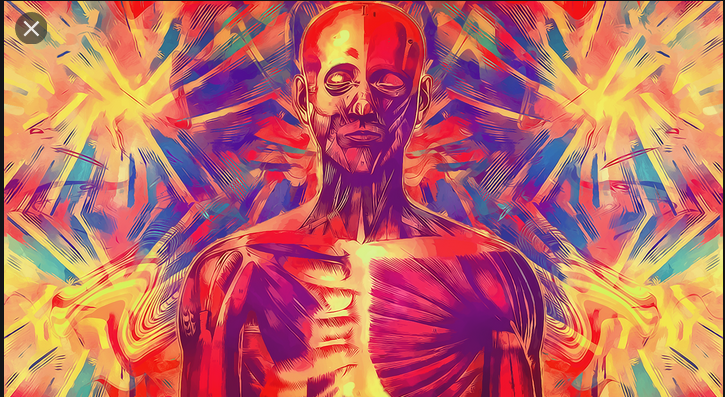
#> input picture Entrega1/Cores2.png, 725 x 397 px
$ python ponto4_2.py
#> lines starting #> are read from the running program, lines starting #| are printed output that depends on the picture

import sys
from random import randint
import cv2 as cv


def main(argv):
    ## [variables]
    # First we declare the variables we are going to use
    borderType = cv.BORDER_CONSTANT
    window_name = "copyMakeBorder Demo"
    ## [variables]
    ## [load]
    imageName = argv[0] if len(argv) > 0 else 'Cores2.png'

    # Loads an image
    src = cv.imread(cv.samples.findFile(imageName), cv.IMREAD_COLOR)
#> src is the input picture: shape (397, 725, 3); mean B, G, R 101.6, 106, 189.7

    # Check if image is loaded fine
    if src is None:
        print ('Error opening image!')
        print ('Usage: copy_make_border.py [image_name -- default lena.jpg] \n')
        return -1
    ## [load]
    # Brief how-to for this program
    print ('\n'
           '\t 	 copyMakeBorder Demo: \n'
           '	 -------------------- \n'
           ' ** Press \'c\' to set the border to a random constant value \n'
           ' ** Press \'r\' to set the border to be replicated \n'
           ' ** Press \'ESC\' to exit the program ')
    ## [create_window]
    cv.namedWindow(window_name, cv.WINDOW_AUTOSIZE)
    ## [create_window]
    ## [init_arguments]
    # Initialize arguments for the filter
    top = int(0.05 * src.shape[0])  # shape[0] = rows
#> top = 19
    bottom = top
#> bottom = 19
    left = int(0.05 * src.shape[1])  # shape[1] = cols
#> left = 36
    right = left
#> right = 36
    ## [init_arguments]
    while 1:
        ## [update_value]
        value = [randint(0, 255), randint(0, 255), randint(0, 255)]
        ## [update_value]
        ## [copymakeborder]
        dst = cv.copyMakeBorder(src, top, bottom, left, right, borderType, None, value)
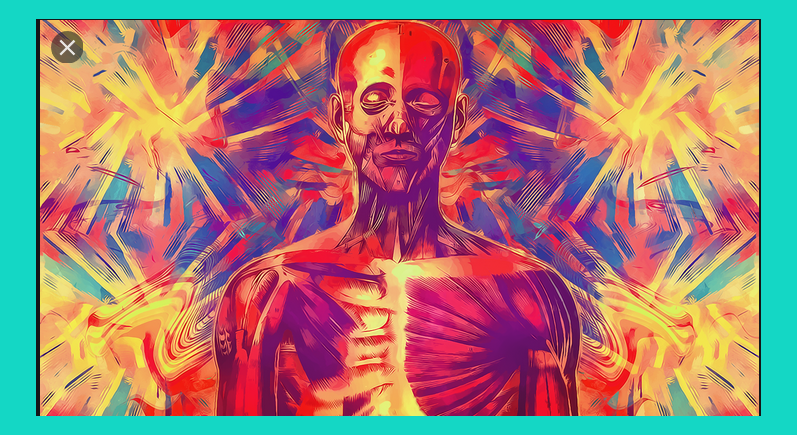
#> dst: shape (435, 797, 3); mean B, G, R 117.8, 124.5, 160.9
        ## [copymakeborder]
        ## [display]
        cv.imshow(window_name, dst)
        ## [display]
        ## [check_keypress]
        c = cv.waitKey(500)
#> (key Esc is pressed here)

        if c == 27:
            break
        elif c == 99: # 99 = ord('c')
            borderType = cv.BORDER_CONSTANT
        elif c == 114: # 114 = ord('r')
            borderType = cv.BORDER_REPLICATE
        ## [check_keypress]
    return 0


if __name__ == "__main__":
    main(sys.argv[1:])
